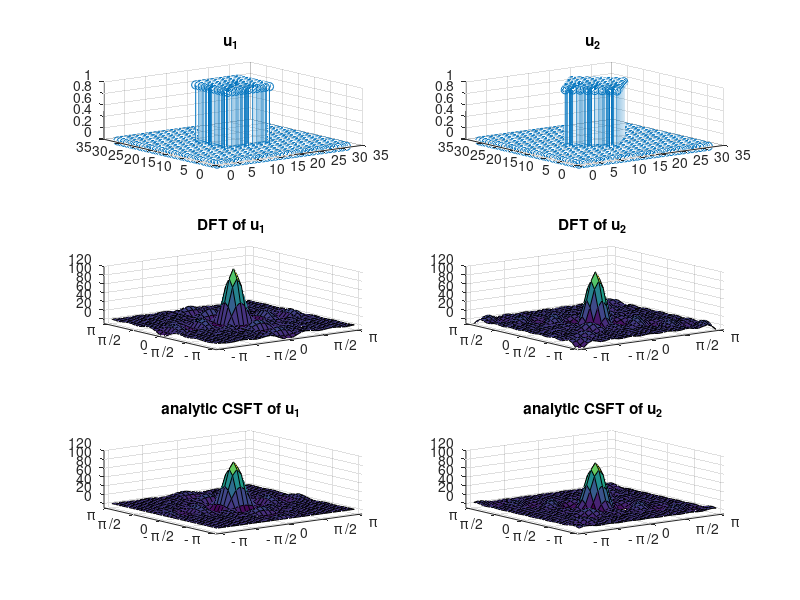
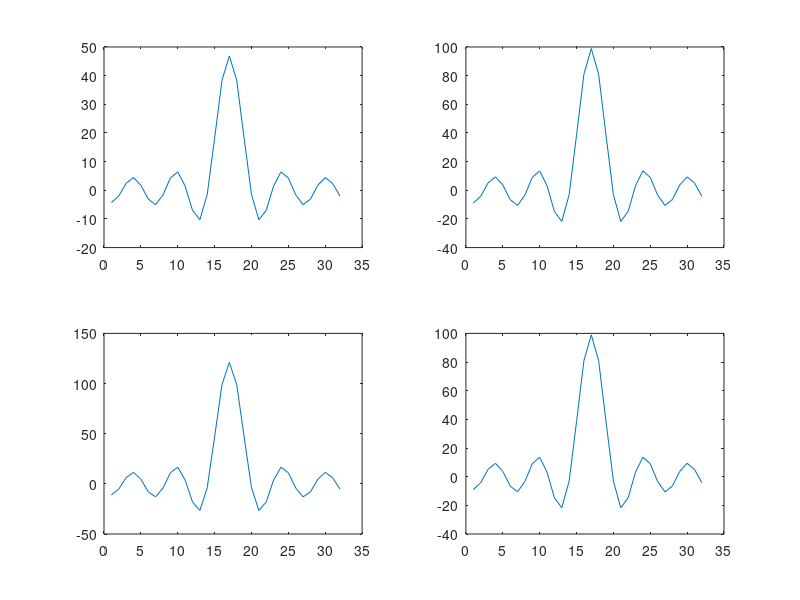
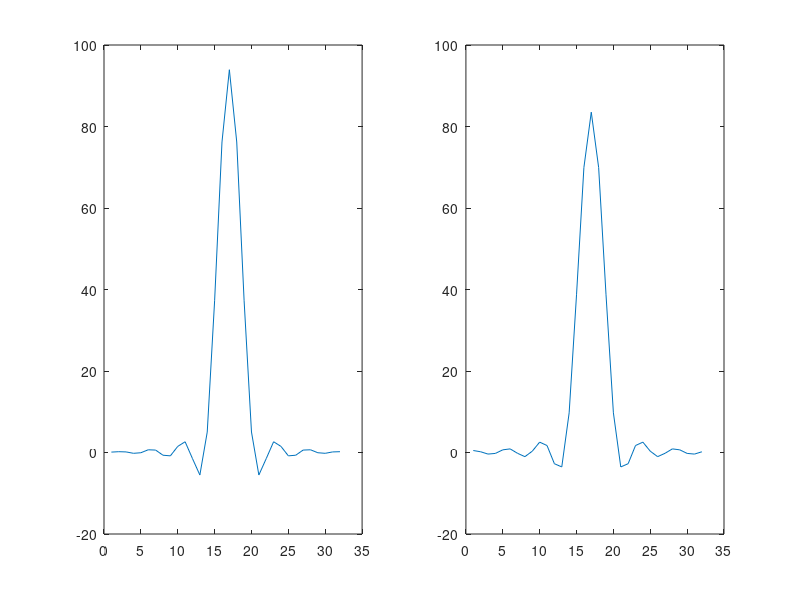

The MATLAB source for these figures, in order:
% Homework 2
% Yi Shen; U93947170; Feb 27, 2024

% 3
clear
close all
clc
%% (a)
x = 1:32;
y = 1:32;
[X,Y] = meshgrid(x,y);

u1 = zeros(size(X));
u2 = zeros(size(X));
u1(abs(X-17)<=5 & abs(Y-17)<=5) = 1;
u2(abs(X-17)+abs(Y-17)<=7) = 1;

figure
subplot(3,2,1)
stem3(u1);
title("u_1 ")
%imshow(u1,[])
subplot(3,2,2)
stem3(u2);
%imshow(u2,[])
title("u_2 ")

%% (b)

U1 = fftshift(fft2(ifftshift(u1)));
U2 = fftshift(fft2(ifftshift(u2)));


subplot(3,2,3)
surf(real(U1))
xlim([0,33])
ylim([0,33])
zlim([-10,120])
title("DFT of u_1 ")
x_ticks = linspace(1, 32, 5);
y_ticks = linspace(1, 32, 5);
xticks(x_ticks);
yticks(y_ticks);
xticklabels({'- \pi ', '- \pi /2', '0', '\pi /2', ' \pi '});
yticklabels({'- \pi ', '- \pi /2', '0', '\pi /2', ' \pi '});
subplot(3,2,4)
surf(real(U2))
xlim([0,33])
ylim([0,33])
zlim([-10,120])
title("DFT of u_2 ")
x_ticks = linspace(1, 32, 5);
y_ticks = linspace(1, 32, 5);
xticks(x_ticks);
yticks(y_ticks);
xticklabels({'- \pi ', '- \pi /2', '0', '\pi /2', ' \pi '});
yticklabels({'- \pi ', '- \pi /2', '0', '\pi /2', ' \pi '});


%% (c)
fx = -1/2:1/32:15/32;
fy = -1/2:1/32:15/32;
[FX,FY] = meshgrid(fx,fy);
CU1 = 100*sinc(10*FX).*sinc(10*FY);
CU2 = 98*sinc(7*(FX-FY)).*sinc(7*(FX+FY));
subplot(3,2,5)
surf(real(CU1))
xlim([0,33])
ylim([0,33])
zlim([-10,120])
title("analytic CSFT of u_1 ")
x_ticks = linspace(1, 32, 5);
y_ticks = linspace(1, 32, 5);
xticks(x_ticks);
yticks(y_ticks);
xticklabels({'- \pi ', '- \pi /2', '0', '\pi /2', ' \pi '});
yticklabels({'- \pi ', '- \pi /2', '0', '\pi /2', ' \pi '});
subplot(3,2,6)
surf(real(CU2))
xlim([0,33])
ylim([0,33])
zlim([-10,120])
title("analytic CSFT of u_2 ")
x_ticks = linspace(1, 32, 5);
y_ticks = linspace(1, 32, 5);
xticks(x_ticks);
yticks(y_ticks);
xticklabels({'- \pi ', '- \pi /2', '0', '\pi /2', ' \pi '});
yticklabels({'- \pi ', '- \pi /2', '0', '\pi /2', ' \pi '});

figure
subplot(2,2,1)
plot(U1(:,15))
subplot(2,2,2)
plot(U1(:,16))
subplot(2,2,3)
plot(U1(:,17))
subplot(2,2,4)
plot(U1(:,18))




figure
subplot(1,2,1)
plot(U2(:,16))
subplot(1,2,2)
plot(CU2(:,16))

